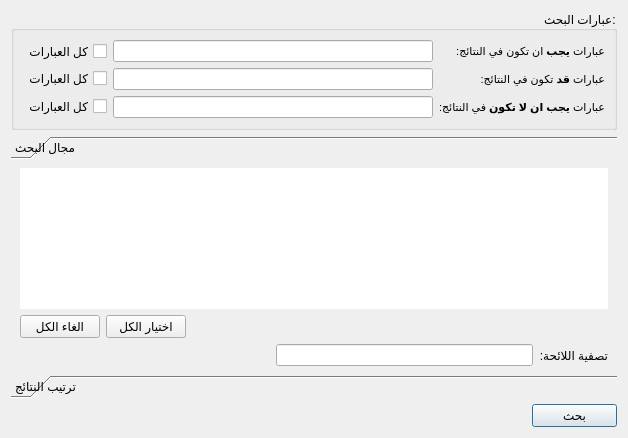
<?xml version="1.0" encoding="UTF-8"?>
<ui version="4.0">
 <class>ShamelaSearchWidget</class>
 <widget class="QWidget" name="ShamelaSearchWidget">
  <property name="geometry">
   <rect>
    <x>0</x>
    <y>0</y>
    <width>628</width>
    <height>438</height>
   </rect>
  </property>
  <property name="windowTitle">
   <string>Form</string>
  </property>
  <property name="layoutDirection">
   <enum>Qt::RightToLeft</enum>
  </property>
  <layout class="QVBoxLayout" name="verticalLayout_3">
   <item>
    <widget class="QGroupBox" name="groupBox">
     <property name="title">
      <string>عبارات البحث:</string>
     </property>
     <layout class="QVBoxLayout" name="verticalLayout_2">
      <item>
       <layout class="QGridLayout" name="gridLayout">
        <item row="0" column="0">
         <widget class="QLabel" name="label">
          <property name="text">
           <string>&lt;!DOCTYPE HTML PUBLIC &quot;-//W3C//DTD HTML 4.0//EN&quot; &quot;http://www.w3.org/TR/REC-html40/strict.dtd&quot;&gt;
&lt;html&gt;&lt;head&gt;&lt;meta name=&quot;qrichtext&quot; content=&quot;1&quot; /&gt;&lt;style type=&quot;text/css&quot;&gt;
p, li { white-space: pre-wrap; }
&lt;/style&gt;&lt;/head&gt;&lt;body style=&quot; font-family:'MS Shell Dlg 2'; font-size:8.25pt; font-weight:400; font-style:normal;&quot;&gt;
&lt;p dir='rtl' style=&quot; margin-top:0px; margin-bottom:0px; margin-left:0px; margin-right:0px; -qt-block-indent:0; text-indent:0px;&quot;&gt;&lt;span style=&quot; font-size:8pt;&quot;&gt;عبارات &lt;/span&gt;&lt;span style=&quot; font-size:8pt; font-weight:600;&quot;&gt;يجب&lt;/span&gt;&lt;span style=&quot; font-size:8pt;&quot;&gt; ان تكون في النتائج:&lt;/span&gt;&lt;/p&gt;&lt;/body&gt;&lt;/html&gt;</string>
          </property>
         </widget>
        </item>
        <item row="0" column="2">
         <widget class="QCheckBox" name="checkQueryMust">
          <property name="sizePolicy">
           <sizepolicy hsizetype="Minimum" vsizetype="Preferred">
            <horstretch>0</horstretch>
            <verstretch>0</verstretch>
           </sizepolicy>
          </property>
          <property name="text">
           <string>كل العبارات</string>
          </property>
         </widget>
        </item>
        <item row="1" column="0">
         <widget class="QLabel" name="label_2">
          <property name="text">
           <string>&lt;!DOCTYPE HTML PUBLIC &quot;-//W3C//DTD HTML 4.0//EN&quot; &quot;http://www.w3.org/TR/REC-html40/strict.dtd&quot;&gt;
&lt;html&gt;&lt;head&gt;&lt;meta name=&quot;qrichtext&quot; content=&quot;1&quot; /&gt;&lt;style type=&quot;text/css&quot;&gt;
p, li { white-space: pre-wrap; }
&lt;/style&gt;&lt;/head&gt;&lt;body style=&quot; font-family:'MS Shell Dlg 2'; font-size:8.25pt; font-weight:400; font-style:normal;&quot;&gt;
&lt;p dir='rtl' style=&quot; margin-top:0px; margin-bottom:0px; margin-left:0px; margin-right:0px; -qt-block-indent:0; text-indent:0px;&quot;&gt;&lt;span style=&quot; font-size:8pt;&quot;&gt;عبارات &lt;/span&gt;&lt;span style=&quot; font-size:8pt; font-weight:600;&quot;&gt;قد&lt;/span&gt;&lt;span style=&quot; font-size:8pt;&quot;&gt; تكون في النتائج:&lt;/span&gt;&lt;/p&gt;&lt;/body&gt;&lt;/html&gt;</string>
          </property>
         </widget>
        </item>
        <item row="2" column="0">
         <widget class="QLabel" name="label_3">
          <property name="text">
           <string>&lt;!DOCTYPE HTML PUBLIC &quot;-//W3C//DTD HTML 4.0//EN&quot; &quot;http://www.w3.org/TR/REC-html40/strict.dtd&quot;&gt;
&lt;html&gt;&lt;head&gt;&lt;meta name=&quot;qrichtext&quot; content=&quot;1&quot; /&gt;&lt;style type=&quot;text/css&quot;&gt;
p, li { white-space: pre-wrap; }
&lt;/style&gt;&lt;/head&gt;&lt;body style=&quot; font-family:'MS Shell Dlg 2'; font-size:8.25pt; font-weight:400; font-style:normal;&quot;&gt;
&lt;p dir='rtl' style=&quot; margin-top:0px; margin-bottom:0px; margin-left:0px; margin-right:0px; -qt-block-indent:0; text-indent:0px;&quot;&gt;&lt;span style=&quot; font-size:8pt;&quot;&gt;عبارات&lt;/span&gt;&lt;span style=&quot; font-size:8pt; font-weight:600;&quot;&gt; يجب ان لا تكون&lt;/span&gt;&lt;span style=&quot; font-size:8pt;&quot;&gt; في النتائج:&lt;/span&gt;&lt;/p&gt;&lt;/body&gt;&lt;/html&gt;</string>
          </property>
         </widget>
        </item>
        <item row="2" column="1">
         <widget class="FancyLineEdit" name="lineQueryShouldNot">
          <property name="pixmap" stdset="0">
           <pixmap resource="resources.qrc">:/data/images/clear.png</pixmap>
          </property>
         </widget>
        </item>
        <item row="2" column="2">
         <widget class="QCheckBox" name="checkQueryShouldNot">
          <property name="text">
           <string>كل العبارات</string>
          </property>
         </widget>
        </item>
        <item row="0" column="1">
         <widget class="FancyLineEdit" name="lineQueryMust">
          <property name="sizePolicy">
           <sizepolicy hsizetype="Preferred" vsizetype="Minimum">
            <horstretch>0</horstretch>
            <verstretch>0</verstretch>
           </sizepolicy>
          </property>
          <property name="pixmap" stdset="0">
           <pixmap resource="resources.qrc">:/data/images/clear.png</pixmap>
          </property>
          <property name="extraPadding" stdset="0">
           <bool>false</bool>
          </property>
         </widget>
        </item>
        <item row="1" column="2">
         <widget class="QCheckBox" name="checkQueryShould">
          <property name="text">
           <string>كل العبارات</string>
          </property>
         </widget>
        </item>
        <item row="1" column="1">
         <widget class="FancyLineEdit" name="lineQueryShould">
          <property name="pixmap" stdset="0">
           <pixmap resource="resources.qrc">:/data/images/clear.png</pixmap>
          </property>
         </widget>
        </item>
       </layout>
      </item>
     </layout>
    </widget>
   </item>
   <item>
    <widget class="QToolBox" name="toolBox">
     <property name="currentIndex">
      <number>0</number>
     </property>
     <property name="tabSpacing">
      <number>0</number>
     </property>
     <widget class="QWidget" name="page">
      <property name="geometry">
       <rect>
        <x>0</x>
        <y>0</y>
        <width>610</width>
        <height>236</height>
       </rect>
      </property>
      <attribute name="label">
       <string>مجال البحث</string>
      </attribute>
      <layout class="QVBoxLayout" name="verticalLayout">
       <item>
        <widget class="QTreeView" name="treeViewBooks">
         <property name="frameShape">
          <enum>QFrame::NoFrame</enum>
         </property>
         <property name="editTriggers">
          <set>QAbstractItemView::NoEditTriggers</set>
         </property>
         <property name="sortingEnabled">
          <bool>true</bool>
         </property>
         <property name="animated">
          <bool>true</bool>
         </property>
        </widget>
       </item>
       <item>
        <layout class="QHBoxLayout" name="horizontalLayout_4">
         <item>
          <widget class="QWidget" name="widgetSelectedFilter" native="true">
           <layout class="QHBoxLayout" name="horizontalLayout_3">
            <property name="margin">
             <number>0</number>
            </property>
           </layout>
          </widget>
         </item>
         <item>
          <spacer name="horizontalSpacer_3">
           <property name="orientation">
            <enum>Qt::Horizontal</enum>
           </property>
           <property name="sizeHint" stdset="0">
            <size>
             <width>40</width>
             <height>20</height>
            </size>
           </property>
          </spacer>
         </item>
         <item>
          <widget class="QPushButton" name="pushSelectAll">
           <property name="text">
            <string>اختيار الكل</string>
           </property>
          </widget>
         </item>
         <item>
          <widget class="QPushButton" name="pushUnSelectAll">
           <property name="text">
            <string>الغاء الكل</string>
           </property>
          </widget>
         </item>
        </layout>
       </item>
       <item>
        <layout class="QHBoxLayout" name="horizontalLayout">
         <item>
          <widget class="QLabel" name="label_4">
           <property name="text">
            <string>تصفية اللائحة:</string>
           </property>
          </widget>
         </item>
         <item>
          <widget class="FancyLineEdit" name="lineFilter">
           <property name="pixmap" stdset="0">
            <pixmap resource="resources.qrc">:/data/images/magnifier.png</pixmap>
           </property>
           <property name="extraPadding" stdset="0">
            <bool>true</bool>
           </property>
          </widget>
         </item>
         <item>
          <spacer name="horizontalSpacer">
           <property name="orientation">
            <enum>Qt::Horizontal</enum>
           </property>
           <property name="sizeHint" stdset="0">
            <size>
             <width>40</width>
             <height>20</height>
            </size>
           </property>
          </spacer>
         </item>
        </layout>
       </item>
      </layout>
     </widget>
     <widget class="QWidget" name="page_2">
      <property name="geometry">
       <rect>
        <x>0</x>
        <y>0</y>
        <width>610</width>
        <height>236</height>
       </rect>
      </property>
      <attribute name="label">
       <string>ترتيب النتائج</string>
      </attribute>
     </widget>
    </widget>
   </item>
   <item>
    <widget class="QPushButton" name="pushSearch">
     <property name="sizePolicy">
      <sizepolicy hsizetype="Minimum" vsizetype="Minimum">
       <horstretch>0</horstretch>
       <verstretch>0</verstretch>
      </sizepolicy>
     </property>
     <property name="maximumSize">
      <size>
       <width>85</width>
       <height>27</height>
      </size>
     </property>
     <property name="text">
      <string>بحث</string>
     </property>
     <property name="default">
      <bool>true</bool>
     </property>
    </widget>
   </item>
  </layout>
 </widget>
 <customwidgets>
  <customwidget>
   <class>FancyLineEdit</class>
   <extends>QLineEdit</extends>
   <header>fancylineedit.h</header>
  </customwidget>
 </customwidgets>
 <resources>
  <include location="resources.qrc"/>
 </resources>
 <connections/>
</ui>
